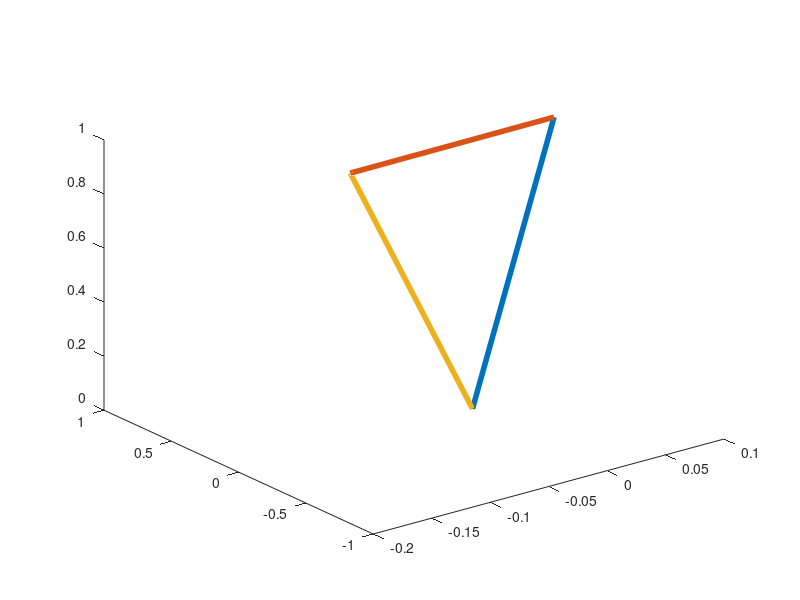

This chart was generated by the following MATLAB code: (Note: this script raises an error after producing the figure.)
close all; clear all; clc;
% building a flat bouncing ball that is rigid
NDIM = 3;

% set angle for cone edges
THETA = 85; % in degrees
THETA_PERT = 1.0;

% initialize arrays
num_nodes = 3;
num_links = 3;
jj = zeros(num_links,1);
kk = zeros(num_links,1);
X = zeros(num_nodes, NDIM);
U = zeros(num_nodes, NDIM);

% set physical parameters
M = ones(num_nodes,1);
M(1:num_nodes) = 5e3*ones(num_nodes,1); % mass of each node
G = 5e3; % magnitude of the gravitational force
Sd = 1e6; % drag force constant

% set numerical parameters
dt = 1e-4;
end_time = 2e-1;
timevec = 0:dt:end_time;

% set positions of nodes around the circumference of the ball
X(1,:) = [0,0,0];
X(2,:) = [cos(THETA*pi/180),0,sin(THETA*pi/180)];
X(3,:) = [-cos(THETA*pi/180),0,sin(THETA*pi/180)];

% perturb initial configuration
PERT = [cos(THETA_PERT*pi/180) 0 -sin(THETA_PERT*pi/180);
        0                      0 0
	sin(THETA_PERT*pi/180) 0 cos(THETA_PERT*pi/180);];
X = (PERT*X')';

% build structure by creating links
jj(1) = 1; kk(1) = 2;
jj(2) = 2; kk(2) = 3;
jj(3) = 3; kk(3) = 1;

% plot initial structure
figure(1);
x = [X(jj,1) X(kk,1)];
y = [X(jj,2) X(kk,2)];
z = [X(jj,3) X(kk,3)];
plot3(x',y',z','linewidth',4)

% make a gravitational force
F_gravity = zeros(num_nodes, NDIM);
F_gravity(:,1) = 0;
F_gravity(:,2) = 0;
F_gravity(:,3) = -G.*M; 

% initialize the position of the center of mass
Xcm = (sum((M.*X))./sum(M))';

% initialize velocity center of mass
Ucm = (sum((M.*U))./sum(M))';

% initialize Xtwiddle
Xtwiddle = zeros(num_nodes,NDIM);
Xtwiddle = X - Xcm';

% initialize the angular velocity
L = zeros(NDIM,1);

% here is the timestep loop
centroid_position = zeros(length(timevec), NDIM);
centroid_velocity = zeros(length(timevec), NDIM);
bottom_position = zeros(length(timevec), NDIM);
for t = 1:length(timevec)

    % this just displays the current simulation time in the matlab window
    disp(timevec(t));	

    % compute moment of inertia tensor
    I = zeros(NDIM, NDIM);
    for k = 1:num_nodes
	I = I + M(k).*( (norm(Xtwiddle(k,:))^2).*eye(NDIM) - Xtwiddle(k,:)'*Xtwiddle(k,:) );
    end     

    % compute the angular velocity
    Omega = I\L;

    % normalize angular velocity if it is nonzero
    if(norm(Omega) > 100*eps)
         unit_Omega = Omega/norm(Omega);
         Omega_cross = [0 -Omega(3) Omega(2); Omega(3) 0 -Omega(1); -Omega(2) Omega(1) 0];
         P_Omega = unit_Omega*unit_Omega';
	 Xtwiddle = ( P_Omega*(Xtwiddle') + cos(norm(Omega)*dt).*(eye(NDIM) - P_Omega)*(Xtwiddle') + sin(norm(Omega)*dt).*(Omega_cross*(Xtwiddle'))./norm(Omega) )';
    end

    % compute net force and net torque
    net_force = zeros(NDIM,1);
    net_torque = zeros(NDIM,1);
    drag_force = F_drag(X,Sd,Ucm);
    for l = 1:num_nodes
    	net_force = net_force + F_gravity(l,:)' + drag_force(l,:)';
        net_torque = net_torque + cross(Xtwiddle(l,:)', F_gravity(l,:)' + drag_force(l,:)');
    end	

    % update the position and velocity for the center of mass
    Ucm = Ucm + (dt/sum(M)).*net_force;
    Xcm = Xcm + dt.*Ucm;

    % update the angular momentum
    L = L + dt.*net_torque;    

    % update positions of individual masses
    X = Xtwiddle + Xcm';

    % store the position of centroid
    bottom_position(t,:) = X(1,:);	
    centroid_position(t,:) = Xcm';
    centroid_velocity(t,:) = Ucm';

    % plot the current position of the ball
    figure(2);
    x = [X(jj,1) X(kk,1)];
    y = [X(jj,2) X(kk,2)];
    z = [X(jj,3) X(kk,3)];
    plot3(x',y',z','linewidth',4)
    pause(0.0001)

    % stop simulation if it blows up.
    if(norm(X)> 1e10)
      break
    end

end

figure(3); hold on
plot(timevec, centroid_position,'linewidth',2)
legend('x','y','z')

figure(4); hold on
plot(timevec, centroid_velocity,'linewidth',2)
legend('x','y','z')

figure(5); hold on
plot(timevec, bottom_position(:,1),'linewidth',2)
legend('x','y','z')

% function which defines a drag force
function Fd = F_drag(X,Sd,Ucm)
    nodes = [1:3];
    Fd = zeros(size(X));
    [foo ind] = min(X);
    othernodes = find(nodes ~= ind(3));
    Xmin = X(ind(3),:);
    X1 = X(othernodes(1),:);
    X2 = X(othernodes(2),:); 
    costheta1 = X1(1)/norm(X1);
    costheta2 = X2(1)/norm(X2);
    Fd(ind(3),3) = Sd*(norm(Ucm)^2)*max([abs(costheta1) abs(costheta2)]);
    Fd(othernodes(1),3) = Sd*(norm(Ucm)^2)*abs(costheta1);
    Fd(othernodes(2),3) = Sd*(norm(Ucm)^2)*abs(costheta2);	
end

